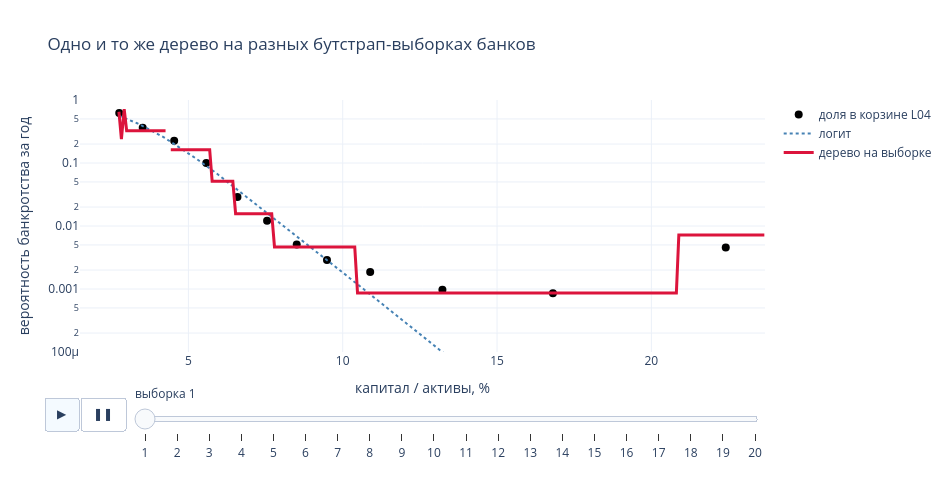

The cell this chart's notebook holds for it:
### Markdown cell above
## 2. Лес: усредняем дрожащие деревья

### 2.1 Дерево неустойчиво

Возьмём дерево глубины 4 на одном капитале и обучим его 200 раз на бутстрап-выборках банков, как в L03 п4: банки выбираем с возвращением, каждый вместе со всей его историей. Выборки похожи друг на друга, а ступеньки заметно прыгают.

### Code cell
# @title Расчёт: 200 деревьев глубины 4 на бутстрап-выборках банков
rng = np.random.default_rng(SEED)
bank_rows = train.groupby("cert").indices           # номер банка -> номера его строк в train
bank_ids = list(bank_rows.keys())

boot_curves = []
for b in range(200):
    chosen = rng.choice(len(bank_ids), size=len(bank_ids), replace=True)   # банки с возвращением
    positions = []
    for k in chosen:
        positions.append(bank_rows[bank_ids[k]])
    boot = train.iloc[np.concatenate(positions)]      # все отчёты выбранных банков
    tree = DecisionTreeClassifier(max_depth=4, criterion="log_loss").fit(boot[["c_equity_assets"]], boot["y"])
    boot_curves.append(tree.predict_proba(cap_grid)[:, 1])
boot_curves = np.array(boot_curves)                  # 200 строк — 200 ступенчатых кривых

def curve_trace(values, color, name, width=3, dash=None):
    values = np.where(values > 0, values, np.nan)     # ноль на логарифмической шкале не рисуем
    return go.Scatter(x=np.round(cap_grid["c_equity_assets"] * 100, 2), y=np.round(values, 6), mode="lines",
                      line=dict(color=color, width=width, dash=dash), name=name)

def base_figure():
    fig = go.Figure()
    fig.add_trace(go.Scatter(x=np.round(by_bin["equity"] * 100, 2), y=by_bin["share_failed"], mode="markers",
                             marker=dict(color="black", size=8), name="доля в корзине L04"))
    fig.add_trace(curve_trace(logit1.predict(cap_grid).to_numpy(), "steelblue", "логит", width=2, dash="dot"))
    fig.update_yaxes(type="log", title="вероятность банкротства за год", range=[-4, 0])
    fig.update_xaxes(title="капитал / активы, %")
    fig.update_layout(height=480, width=950)
    return fig

def show_jumping_trees(n_frames=20):
    fig = base_figure()
    fig.add_trace(curve_trace(boot_curves[0], "crimson", "дерево на выборке"))
    frames = []
    for k in range(n_frames):
        frames.append(go.Frame(data=[curve_trace(boot_curves[k], "crimson", "дерево на выборке")],
                               traces=[2], name=str(k + 1)))
    fig.frames = frames
    fig.update_layout(title="Одно и то же дерево на разных бутстрап-выборках банков")
    add_player(fig, range(1, n_frames + 1), prefix="выборка ")
    fig.show()

def show_average(counts=(1, 2, 3, 5, 10, 20, 50, 100, 200)):
    fig = base_figure()
    fig.add_trace(curve_trace(boot_curves[0], "rgba(220,20,60,0.35)", "одно дерево", width=2))
    fig.add_trace(curve_trace(boot_curves[:1].mean(axis=0), "crimson", "среднее деревьев"))
    frames = []
    for n in counts:
        frames.append(go.Frame(data=[curve_trace(boot_curves[:n].mean(axis=0), "crimson", "среднее деревьев")],
                               traces=[3], name=str(n)))
    fig.frames = frames
    fig.update_layout(title="Среднее первых n деревьев")
    add_player(fig, counts, prefix="деревьев: ")
    fig.show()

show_jumping_trees()

### Figure 1 — Plotly figure (JSON) as saved in the notebook; plotly's stock layout.template omitted (floating-point values rounded to 4 significant figures; data arrays with more than 128 entries replaced by an {"elided": "..."} marker saying what was removed)
{"data": [{"marker": {"color": "black", "size": 8}, "mode": "markers", "name": "доля в корзине L04", "type": "scatter", "x": [2.76, 3.52, 4.54, 5.58, 6.59, 7.55, 8.51, 9.49, 10.89, 13.23, 16.81, 22.41], "y": [0.6209, 0.3626, 0.2256, 0.1002, 0.02894, 0.01216, 0.005095, 0.002875, 0.001869, 0.0009724, 0.0008578, 0.004552]}, {"line": {"color": "steelblue", "dash": "dot", "width": 2}, "mode": "lines", "name": "логит", "type": "scatter", "x": {"elided": "250 float values"}, "y": {"elided": "250 float values"}}, {"line": {"color": "crimson", "width": 3}, "mode": "lines", "name": "дерево на выборке", "type": "scatter", "x": {"elided": "250 float values"}, "y": {"elided": "250 float values"}}], "layout": {"height": 480, "sliders": [{"active": 0, "currentvalue": {"prefix": "выборка "}, "len": 0.92, "pad": {"b": 10, "t": 30}, "steps": [{"args": [["1"], {"frame": {"duration": 0, "redraw": true}, "mode": "immediate", "transition": {"duration": 0}}], "label": "1", "method": "animate"}, {"args": [["2"], {"frame": {"duration": 0, "redraw": true}, "mode": "immediate", "transition": {"duration": 0}}], "label": "2", "method": "animate"}, {"args": [["3"], {"frame": {"duration": 0, "redraw": true}, "mode": "immediate", "transition": {"duration": 0}}], "label": "3", "method": "animate"}, {"args": [["4"], {"frame": {"duration": 0, "redraw": true}, "mode": "immediate", "transition": {"duration": 0}}], "label": "4", "method": "animate"}, {"args": [["5"], {"frame": {"duration": 0, "redraw": true}, "mode": "immediate", "transition": {"duration": 0}}], "label": "5", "method": "animate"}, {"args": [["6"], {"frame": {"duration": 0, "redraw": true}, "mode": "immediate", "transition": {"duration": 0}}], "label": "6", "method": "animate"}, {"args": [["7"], {"frame": {"duration": 0, "redraw": true}, "mode": "immediate", "transition": {"duration": 0}}], "label": "7", "method": "animate"}, {"args": [["8"], {"frame": {"duration": 0, "redraw": true}, "mode": "immediate", "transition": {"duration": 0}}], "label": "8", "method": "animate"}, {"args": [["9"], {"frame": {"duration": 0, "redraw": true}, "mode": "immediate", "transition": {"duration": 0}}], "label": "9", "method": "animate"}, {"args": [["10"], {"frame": {"duration": 0, "redraw": true}, "mode": "immediate", "transition": {"duration": 0}}], "label": "10", "method": "animate"}, {"args": [["11"], {"frame": {"duration": 0, "redraw": true}, "mode": "immediate", "transition": {"duration": 0}}], "label": "11", "method": "animate"}, {"args": [["12"], {"frame": {"duration": 0, "redraw": true}, "mode": "immediate", "transition": {"duration": 0}}], "label": "12", "method": "animate"}, {"args": [["13"], {"frame": {"duration": 0, "redraw": true}, "mode": "immediate", "transition": {"duration": 0}}], "label": "13", "method": "animate"}, {"args": [["14"], {"frame": {"duration": 0, "redraw": true}, "mode": "immediate", "transition": {"duration": 0}}], "label": "14", "method": "animate"}, {"args": [["15"], {"frame": {"duration": 0, "redraw": true}, "mode": "immediate", "transition": {"duration": 0}}], "label": "15", "method": "animate"}, {"args": [["16"], {"frame": {"duration": 0, "redraw": true}, "mode": "immediate", "transition": {"duration": 0}}], "label": "16", "method": "animate"}, {"args": [["17"], {"frame": {"duration": 0, "redraw": true}, "mode": "immediate", "transition": {"duration": 0}}], "label": "17", "method": "animate"}, {"args": [["18"], {"frame": {"duration": 0, "redraw": true}, "mode": "immediate", "transition": {"duration": 0}}], "label": "18", "method": "animate"}, {"args": [["19"], {"frame": {"duration": 0, "redraw": true}, "mode": "immediate", "transition": {"duration": 0}}], "label": "19", "method": "animate"}, {"args": [["20"], {"frame": {"duration": 0, "redraw": true}, "mode": "immediate", "transition": {"duration": 0}}], "label": "20", "method": "animate"}], "x": 0.08, "y": 0, "yanchor": "top"}], "title": {"text": "Одно и то же дерево на разных бутстрап-выборках банков"}, "updatemenus": [{"buttons": [{"args": [null, {"frame": {"duration": 600, "redraw": true}, "fromcurrent": true, "transition": {"duration": 0}}], "label": "▶", "method": "animate"}, {"args": [[null], {"frame": {"duration": 0, "redraw": false}, "mode": "immediate"}], "label": "❚❚", "method": "animate"}], "direction": "left", "pad": {"r": 10, "t": 45}, "type": "buttons", "x": 0.08, "xanchor": "right", "y": 0, "yanchor": "top"}], "width": 950, "xaxis": {"title": {"text": "капитал / активы, %"}}, "yaxis": {"range": [-4, 0], "title": {"text": "вероятность банкротства за год"}, "type": "log"}}}
